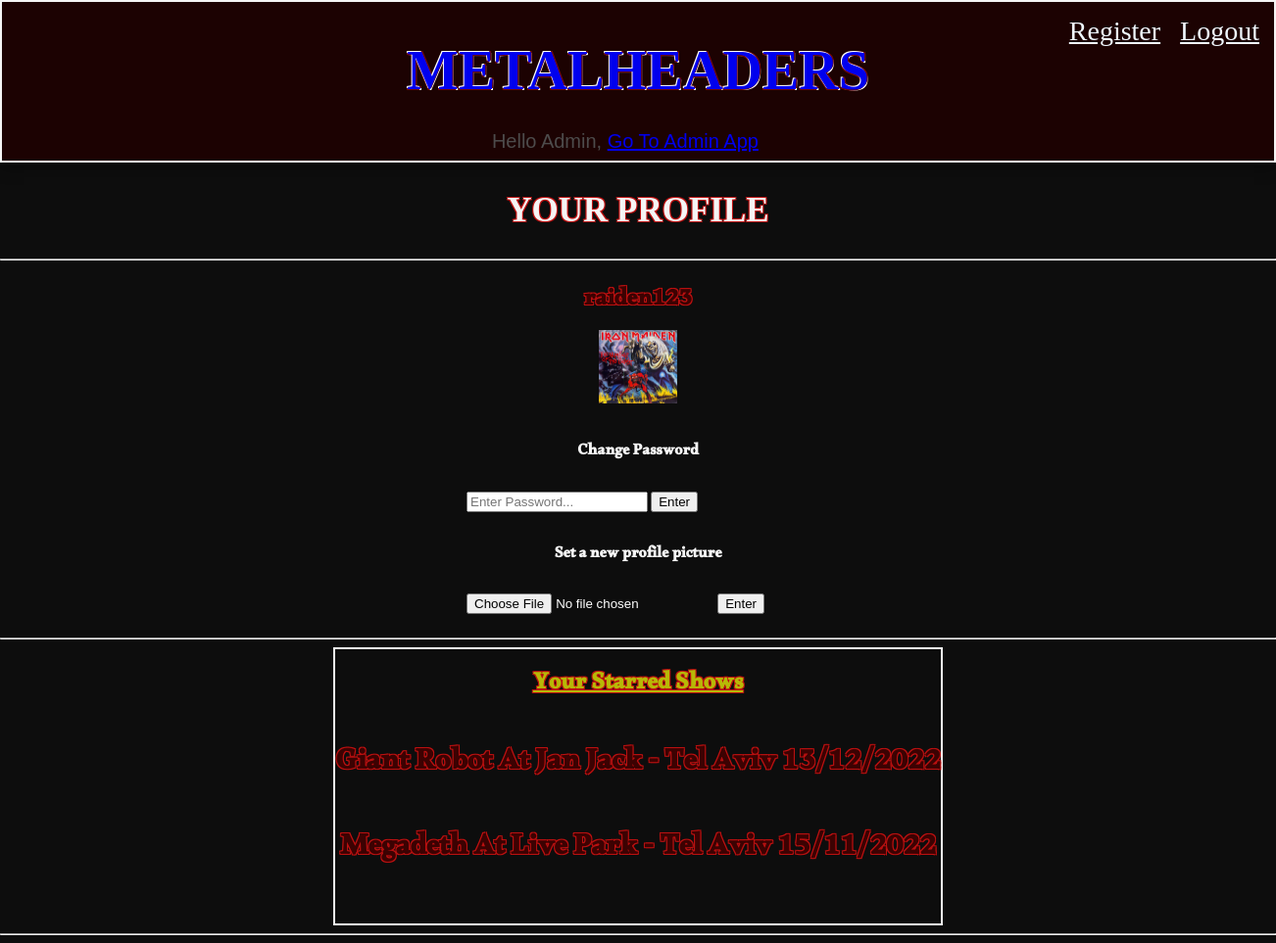
The app's page /website/profile (signed in) with its own data.
### app.py (models this page shows, shortened)
class Users(db.Model, UserMixin):
    id = db.Column(db.Integer, primary_key = True)
    username = db.Column(db.String(15), unique = True, nullable = False)
    password = db.Column(db.String(15), nullable = False)
    email = db.Column(db.String(20), nullable = False, unique = True)
    profile_pic = db.Column(db.String(300))

class Shows(db.Model):
    id = db.Column(db.Integer, primary_key = True)
    band = db.Column(db.String(20), nullable = False)
    venue = db.Column(db.String(30), nullable = False)
    date = db.Column(db.DateTime)
    time = db.Column(db.DateTime)
    price = db.Column(db.Integer)
    likes = db.Column(db.Integer, default = 0)
    img = db.Column(db.String(30))
    description = db.Column(db.String(300))

### app.py (the view)
@app.route('/website/profile')
@login_required
def profile():
        starred_show_ids = [star.show_id for star in Stars.query.filter_by(user_id = current_user.id)]
        shows = [show for show in Shows.query.all() if show.id in starred_show_ids]
        return render_template('/website/profile.html', shows = shows, user = current_user)

### app.py (called while the page is built)
@login_manager.user_loader
def load_user(user_id):
    return Users.query.get(user_id)

### templates/website/profile.html (shortened to what this page needs)
{% extends '/website/base2.html' %}
{% block body %}
    <h2 class="page-title">YOUR PROFILE</h2>
    <div class="main">
        <hr>
        <div class="profile-info">
            <h2 class="username">{{user.username}}</h2>
            <img class="profile-pic" src="../../static/images/profile_pictures/{{user.profile_pic}}" alt="">
            <form action="/change_password/{{user.id}}" method="POST">
                <h4 style="text-align: center; color: whitesmoke;">Change Password</h4>
                <input type="password" minlength="6" maxlength="15" id="password" placeholder="Enter Password..." name="password" required>
                <input type="submit" value="Enter">
            </form>
            <form action="/change_profile_pic/{{user.id}}" method="POST" enctype="multipart/form-data">
                <h4 style="text-align: center; color: whitesmoke;">Set a new profile picture</h4>
                <input type="file" name="profile_pic" id="image" style="color: white;" accept="image/png, image/jpeg" required>
                <input type="submit" value="Enter">
            </form>
        </div>
        <hr>
        <div class="starred-shows">
        <h2 class="your">Your Starred Shows</h2>
        {% for show in shows %}
            <a href="/website/show/{{show.id}}" style="text-decoration: none;"><h3 class="starred-show">{{show.band}} At {{show.venue}} <span class="date">{{show.date.strftime('%d/%m/%Y')}}</span></h3></a>
        {% endfor %}
        </div>
        <hr>
{% endblock %}

### static/website.css (style rules this page uses)
body { margin : 0; background: rgb(13, 13, 13); font-family: 'Alka'; overflow-x: hidden; }
h2.page-title { text-shadow: -1px -1px 0 rgb(188, 17, 17), 1px -1px 0 rgb(188, 17, 17), -1px 1px 0 rgb(188, 17, 17), 1px 1px 0 rgb(188, 17, 17); color: whitesmoke; text-align: center; font-family: 'Kirnah'; font-size: 35px; }
div.show-content h3, h3 { text-shadow: -1px -1px 0 rgb(188 17 17), 1px -1px 0 rgb(188 17 17), -1px 1px 0 rgb(188 17 17), 1px 1px 0 rgb(188 17 17); color: rgb(60, 2, 2); text-align: center; font-family: 'Kirnah'; font-size: 35px; }
img.profile-pic { width: 80px; height: 75px; margin-inline: 135px; }
h2.username, h2.your { text-shadow: -1px -1px 0 rgb(188 17 17), 1px -1px 0 rgb(188 17 17), -1px 1px 0 rgb(188 17 17), 1px 1px 0 rgb(188 17 17); color: rgb(60, 2, 2); font-family: 'Alka'; margin-bottom: 5px ; text-align: center; }
h2.your { color: rgb(184, 184, 7); margin: 0; text-decoration: underline; }
div.profile-info { position: relative; width: min-content; height: min-content; margin: auto; }
div.starred-shows { width: max-content; margin: auto; border: 2px solid whitesmoke; padding: 15px; padding-inline: 0; }
h3.starred-show { font-size: 4vw; font-family: 'Alka' }
@media screen and (min-width: 800px) { h3.starred-show { font-size: 30px; } }

### records on screen
Users: username "raiden123", profile_pic (picture)
Shows: band "Giant Robot", venue "Jan Jack - Tel Aviv", date "13/12/2022"
Shows: band "Megadeth", venue "Live Park - Tel Aviv", date "15/11/2022"
